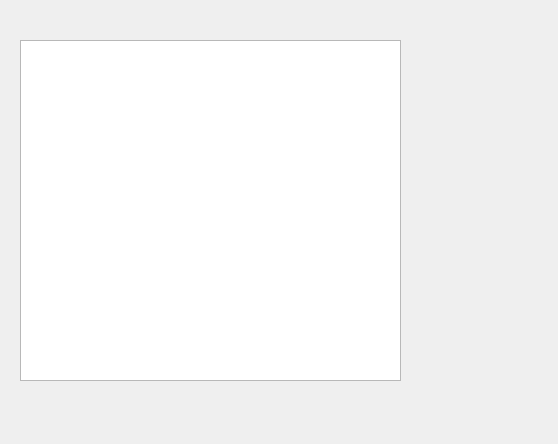
<?xml version="1.0" encoding="UTF-8"?>
<ui version="4.0">
 <class>MyDialog</class>
 <widget class="QDialog" name="MyDialog">
  <property name="geometry">
   <rect>
    <x>0</x>
    <y>0</y>
    <width>558</width>
    <height>444</height>
   </rect>
  </property>
  <property name="sizePolicy">
   <sizepolicy hsizetype="Expanding" vsizetype="Preferred">
    <horstretch>0</horstretch>
    <verstretch>0</verstretch>
   </sizepolicy>
  </property>
  <property name="windowTitle">
   <string>Dialog</string>
  </property>
  <widget class="QTableView" name="tableView">
   <property name="geometry">
    <rect>
     <x>20</x>
     <y>40</y>
     <width>381</width>
     <height>341</height>
    </rect>
   </property>
  </widget>
  <action name="actionactSetRow">
   <property name="text">
    <string>actSetRow</string>
   </property>
  </action>
 </widget>
 <resources/>
 <connections/>
</ui>
